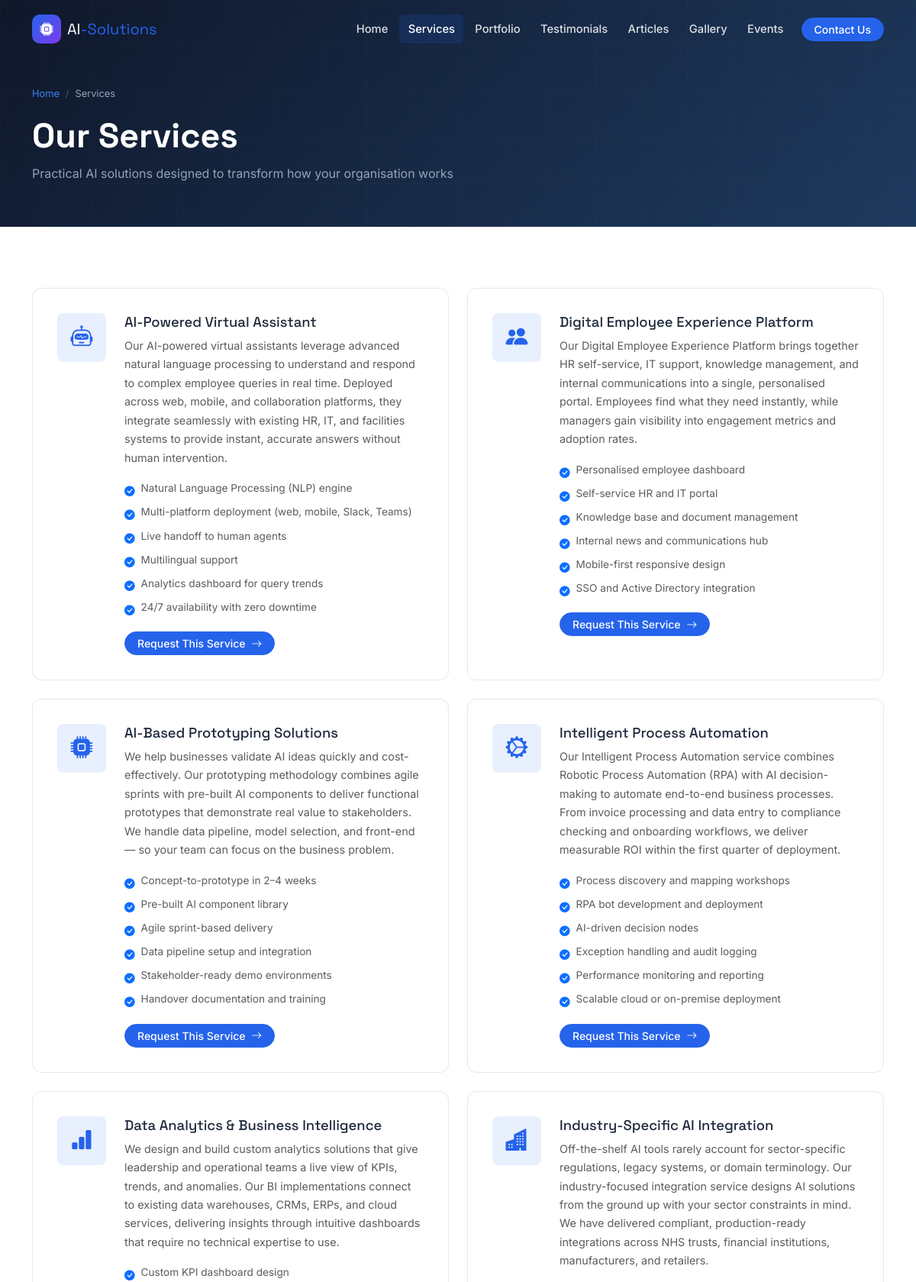
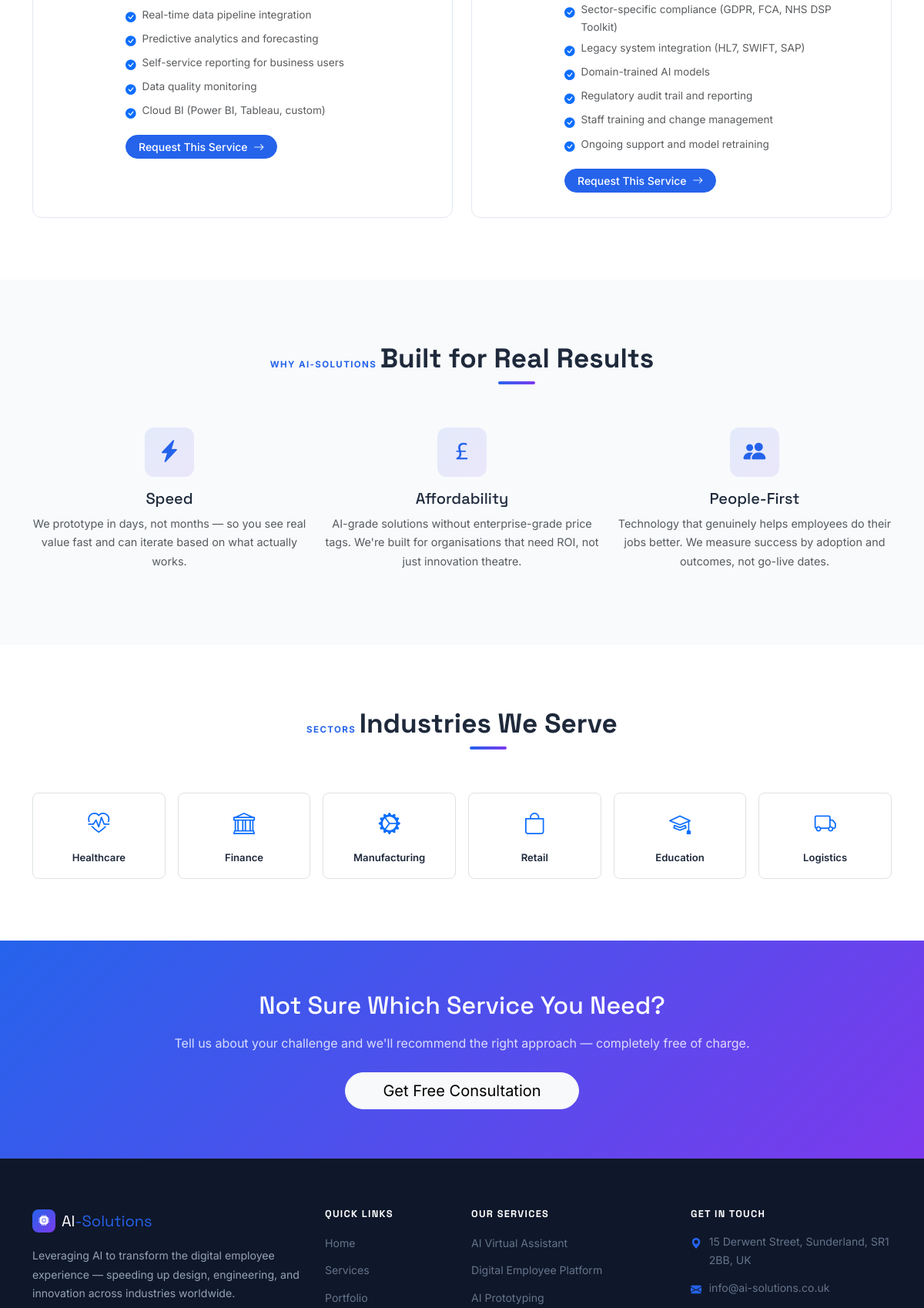
/services.php (upper part), run on the app's committed database (2 pictures, top to bottom).
### tables this page shows
CREATE TABLE `services` (
    `id`                INT           NOT NULL AUTO_INCREMENT,
    `title`             VARCHAR(150)  NOT NULL,
    `icon_class`        VARCHAR(100)  NOT NULL DEFAULT 'bi-gear',
    `image_path`        VARCHAR(255)  NOT NULL DEFAULT '',
    `short_description` TEXT          NOT NULL,
    `full_description`  TEXT          NOT NULL,
    `features`          TEXT          NOT NULL,
    `display_order`     INT           NOT NULL DEFAULT 0,
    `created_at`        TIMESTAMP     NOT NULL DEFAULT CURRENT_TIMESTAMP,
    PRIMARY KEY (`id`)
);

### includes/db.php (called while the page is built, shortened)
<?php
function h(string $str): string {
    return htmlspecialchars($str, ENT_QUOTES, 'UTF-8');
}

### services.php (the view, shortened to what this page needs)
<?php
require_once 'includes/db.php';
try {
    $services = $pdo->query('SELECT * FROM services ORDER BY display_order ASC')->fetchAll();
} catch (PDOException $e) {
    $services = [];
}
include 'includes/header.php';
include 'includes/navbar.php';
?>
<section class="page-hero">
    <div class="container page-hero-content">
        <nav aria-label="breadcrumb" class="page-hero-breadcrumb mb-3">
            <ol class="breadcrumb">
                <li class="breadcrumb-item"><a href="<?= BASE_URL ?>/index.php">Home</a></li>
                <li class="breadcrumb-item active">Services</li>
            </ol>
        </nav>
        <h1 class="page-hero-title">Our Services</h1>
        <p class="page-hero-subtitle">Practical AI solutions designed to transform how your organisation works</p>
    </div>
</section>
<section class="section-white">
    <div class="container">
        <?php if (!empty($services)): ?>
        <div class="row g-4">
            <?php foreach ($services as $svc): ?>
            <div class="col-lg-6">
                <div class="service-card h-100" style="padding: 2rem;">
                    <div class="d-flex align-items-start gap-4">
                        <div class="service-icon flex-shrink-0" style="width:64px;height:64px;font-size:1.8rem;">
                            <i class="bi <?= h($svc['icon_class']) ?>"></i>
                        </div>
                        <div class="flex-grow-1">
                            <h4 class="mb-2" style="font-size:1.15rem;"><?= h($svc['title']) ?></h4>
                            <p class="text-muted mb-3" style="font-size:.9rem;"><?= h($svc['full_description']) ?></p>
                            <?php
                                $featureLines = array_filter(array_map('trim', explode("\n", $svc['features'])));
                            ?>
                            <?php if (!empty($featureLines)): ?>
                            <ul class="list-unstyled mb-3">
                                <?php foreach ($featureLines as $feat): ?>
                                <li class="d-flex align-items-start gap-2 mb-1" style="font-size:.85rem;">
                                    <i class="bi bi-check-circle-fill text-primary mt-1 flex-shrink-0"></i>
                                    <span class="text-muted"><?= h($feat) ?></span>
                                </li>
                                <?php endforeach; ?>
                            </ul>
                            <?php endif; ?>
                            <a href="contact.php" class="btn btn-sm btn-primary rounded-pill px-3">
                                Request This Service <i class="bi bi-arrow-right ms-1"></i>
                            </a>
                        </div>
                    </div>
                </div>
            </div>
            <?php endforeach; ?>
        </div>
        <?php endif; ?>
    </div>
</section>
<section class="section-light">
    <div class="container">
        <div class="section-header text-center">
            <span class="section-label">Why AI-Solutions</span>
            <h2 class="section-title text-center">Built for Real Results</h2>
        </div>
        <div class="row g-4 text-center">
            <div class="col-md-4">
                <div class="why-icon"><i class="bi bi-lightning-charge-fill"></i></div>
                <h5 class="mb-2">Speed</h5>
                <p class="text-muted" style="font-size:.9rem;">We prototype in days, not months — so you see real value fast and can iterate based on what actually works.</p>
            </div>
            <div class="col-md-4">
                <div class="why-icon"><i class="bi bi-currency-pound"></i></div>
                <h5 class="mb-2">Affordability</h5>
                <p class="text-muted" style="font-size:.9rem;">AI-grade solutions without enterprise-grade price tags. We're built for organisations that need ROI, not just innovation theatre.</p>
            </div>
            <div class="col-md-4">
                <div class="why-icon"><i class="bi bi-people-fill"></i></div>
                <h5 class="mb-2">People-First</h5>
                <p class="text-muted" style="font-size:.9rem;">Technology that genuinely helps employees do their jobs better. We measure success by adoption and outcomes, not go-live dates.</p>
            </div>
        </div>
    </div>
</section>
<section class="section-white">
    <div class="container">
        <div class="section-header text-center">
            <span class="section-label">Sectors</span>
            <h2 class="section-title text-center">Industries We Serve</h2>
        </div>
        <div class="row g-3 justify-content-center text-center">
            <?php
            $industries = [
                ['bi-heart-pulse','Healthcare'],
                ['bi-bank','Finance'],
                ['bi-gear-wide-connected','Manufacturing'],
                ['bi-bag','Retail'],
                ['bi-mortarboard','Education'],
                ['bi-truck','Logistics'],
            ];
            foreach ($industries as [$icon, $label]):
            ?>
            <div class="col-6 col-md-4 col-lg-2">
                <div class="p-3 rounded-3 border bg-white text-center h-100 d-flex flex-column align-items-center justify-content-center"
                     style="transition:.2s ease;" onmouseover="this.style.boxShadow='0 4px 16px rgba(0,0,0,.1)'"
                     onmouseout="this.style.boxShadow=''">
                    <i class="bi <?= $icon ?> text-primary fs-3 mb-2"></i>
                    <span style="font-size:.82rem;font-weight:600;color:#1E293B;"><?= $label ?></span>
                </div>
            </div>
            <?php endforeach; ?>
        </div>
    </div>
</section>
<section class="cta-section text-center">
    <div class="container">
        <h2 class="mb-3">Not Sure Which Service You Need?</h2>
        <p class="mb-4">Tell us about your challenge and we'll recommend the right approach — completely free of charge.</p>
        <a href="contact.php" class="btn btn-light btn-lg rounded-pill px-5">Get Free Consultation</a>
    </div>
</section>
<?php include 'includes/footer.php'; ?>

### assets/css/style.css (style rules this page uses)
:root { --brand-dark: #0F172A; --brand-blue: #2563EB; --brand-blue-light:#3B82F6; --brand-blue-glow: rgba(37, 99, 235, 0.15); --brand-violet: #7C3AED; --body-bg: #F8FAFC; --card-bg: #FFFFFF; --text-primary: #1E293B; --text-muted: #64748B; --text-light: #94A3B8; --border-color: #E2E8F0; --shadow-sm: 0 1px 3px rgba(0,0,0,.08), 0 1px 2px rgba(0,0,0,.06); --shadow-md: 0 4px 16px rgba(0,0,0,.10); --shadow-lg: 0 10px 40px rgba(0,0,0,.14); --radius-sm: 8px; --radius-md: 12px; --radius-lg: 20px; --transition: 0.25s ease; --font-body: 'Inter', sans-serif; --font-heading: 'Space Grotesk', sans-serif; }
*, *::before, *::after { box-sizing: border-box; }
html { scroll-behavior: smooth; }
body { font-family: var(--font-body); color: var(--text-primary); background-color: var(--body-bg); line-height: 1.7; overflow-x: hidden; }
h1, h2, h3, h4, h5, h6 { font-family: var(--font-heading); color: var(--text-primary); line-height: 1.25; }
a { color: var(--brand-blue); text-decoration: none; transition: color var(--transition); }
.btn-primary { background-color: var(--brand-blue); border-color: var(--brand-blue); font-weight: 500; transition: background-color var(--transition), transform var(--transition), box-shadow var(--transition); }
section { padding: 5rem 0; }
.section-white { background: #fff; }
.section-light { background: var(--body-bg); }
.section-header { margin-bottom: 3rem; }
.section-label { display: inline-block; font-size: .72rem; font-weight: 700; letter-spacing: .12em; text-transform: uppercase; color: var(--brand-blue); margin-bottom: .6rem; }
.section-title { font-size: clamp(1.6rem, 3vw, 2.2rem); font-weight: 700; position: relative; display: inline-block; }
.section-title::after { content: ''; display: block; width: 48px; height: 4px; background: linear-gradient(90deg, var(--brand-blue), var(--brand-violet)); border-radius: 2px; margin-top: .5rem; }
.section-title.text-center::after { margin-left: auto; margin-right: auto; }
.service-card { background: var(--card-bg); border: 1px solid var(--border-color); border-radius: var(--radius-md); padding: 1.75rem; height: 100%; transition: all var(--transition); position: relative; overflow: hidden; }
.service-card::before { content: ''; position: absolute; top: 0; left: 0; right: 0; height: 3px; background: linear-gradient(90deg, var(--brand-blue), var(--brand-violet)); opacity: 0; transition: opacity var(--transition); }
.service-icon { width: 56px; height: 56px; background: rgba(37,99,235,.1); border-radius: var(--radius-sm); display: flex; align-items: center; justify-content: center; font-size: 1.6rem; color: var(--brand-blue); margin-bottom: 1.2rem; transition: background var(--transition); }
.service-card p { font-size: .9rem; color: var(--text-muted); margin-bottom: 1rem; }
.page-hero { background: linear-gradient(135deg, var(--brand-dark) 0%, #1e3a5f 100%); padding: 7rem 0 3.5rem; position: relative; overflow: hidden; }
.page-hero::before { content: ''; position: absolute; inset: 0; background-image: linear-gradient(rgba(255,255,255,.02) 1px, transparent 1px), linear-gradient(90deg, rgba(255,255,255,.02) 1px, transparent 1px); background-size: 60px 60px; }
.page-hero-content { position: relative; z-index: 1; }
.page-hero-title { font-size: clamp(2rem, 4vw, 2.8rem); color: #fff; font-weight: 700; margin-bottom: .5rem; }
.page-hero-subtitle { color: #94A3B8; font-size: 1rem; margin: 0; }
.page-hero-breadcrumb { font-size: .8rem; }
.page-hero-breadcrumb .breadcrumb-item { color: #64748B; }
.page-hero-breadcrumb .breadcrumb-item.active { color: #94A3B8; }
.page-hero-breadcrumb .breadcrumb-item a { color: var(--brand-blue-light); }
.breadcrumb-item + .breadcrumb-item::before { color: #475569; }
.cta-section { background: linear-gradient(135deg, var(--brand-blue) 0%, var(--brand-violet) 100%); padding: 4rem 0; }
.cta-section h2 { color: #fff; font-size: 2rem; }
.cta-section p { color: rgba(255,255,255,.8); }
.why-icon { width: 64px; height: 64px; background: linear-gradient(135deg, rgba(37,99,235,.1), rgba(124,58,237,.1)); border-radius: var(--radius-md); display: flex; align-items: center; justify-content: center; font-size: 1.8rem; color: var(--brand-blue); margin: 0 auto 1rem; }

### data on the page
services: title "AI-Powered Virtual Assistant", full_description "Our AI-powered virtual assistants leverage advanced natural language processing to understand and respond to complex employee queries in real time. Deployed across web, mobile, and collaboration platforms, they integrate seamlessly with existing HR, IT, and facilities systems to provide instant, accurate answers without human intervention.", features "Natural Language Processing (NLP) engine", features "Multi-platform deployment (web, mobile, Slack, Teams)", features "Live handoff to human agents", features "Multilingual support", features "Analytics dashboard for query trends", features "24/7 availability with zero downtime"
services: title "Digital Employee Experience Platform", full_description "Our Digital Employee Experience Platform brings together HR self-service, IT support, knowledge management, and internal communications into a single, personalised portal. Employees find what they need instantly, while managers gain visibility into engagement metrics and adoption rates.", features "Personalised employee dashboard", features "Self-service HR and IT portal", features "Knowledge base and document management", features "Internal news and communications hub", features "Mobile-first responsive design", features "SSO and Active Directory integration"
services: title "AI-Based Prototyping Solutions", full_description "We help businesses validate AI ideas quickly and cost-effectively. Our prototyping methodology combines agile sprints with pre-built AI components to deliver functional prototypes that demonstrate real value to stakeholders. We handle data pipeline, model selection, and front-end — so your team can focus on the business problem.", features "Concept-to-prototype in 2–4 weeks", features "Pre-built AI component library", features "Agile sprint-based delivery", features "Data pipeline setup and integration", features "Stakeholder-ready demo environments", features "Handover documentation and training"
services: title "Intelligent Process Automation", full_description "Our Intelligent Process Automation service combines Robotic Process Automation (RPA) with AI decision-making to automate end-to-end business processes. From invoice processing and data entry to compliance checking and onboarding workflows, we deliver measurable ROI within the first quarter of deployment.", features "Process discovery and mapping workshops", features "RPA bot development and deployment", features "AI-driven decision nodes", features "Exception handling and audit logging", features "Performance monitoring and reporting", features "Scalable cloud or on-premise deployment"
services: title "Data Analytics & Business Intelligence", full_description "We design and build custom analytics solutions that give leadership and operational teams a live view of KPIs, trends, and anomalies. Our BI implementations connect to existing data warehouses, CRMs, ERPs, and cloud services, delivering insights through intuitive dashboards that require no technical expertise to use.", features "Custom KPI dashboard design", features "Real-time data pipeline integration", features "Predictive analytics and forecasting", features "Self-service reporting for business users", features "Data quality monitoring", features "Cloud BI (Power BI, Tableau, custom)"
services: title "Industry-Specific AI Integration", full_description "Off-the-shelf AI tools rarely account for sector-specific regulations, legacy systems, or domain terminology. Our industry-focused integration service designs AI solutions from the ground up with your sector constraints in mind. We have delivered compliant, production-ready integrations across NHS trusts, financial institutions, manufacturers, and retailers.", features "Sector-specific compliance (GDPR, FCA, NHS DSP Toolkit)", features "Legacy system integration (HL7, SWIFT, SAP)", features "Domain-trained AI models", features "Regulatory audit trail and reporting", features "Staff training and change management", features "Ongoing support and model retraining"

### other printed values
$label "Healthcare"
$label "Finance"
$label "Manufacturing"
$label "Retail"
$label "Education"
$label "Logistics"
